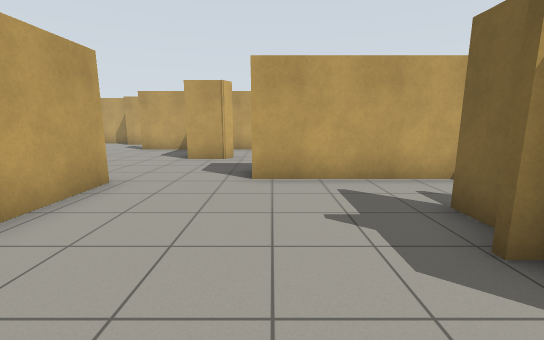
view 1 (above)

14 first-person views from a walk through a robot-simulator world made for Gazebo. The camera is 1.2 m above the floor, tilts 10° down and sees 90° across. The lines on the ground mark 1 m squares. The floor is counted in squares, 1 m on a side. Each view is taken from the middle of a square. On the plan, view 1 faces up. The plan holds only what a view shows up to about 12 squares ahead; the rest is blank.

view 2
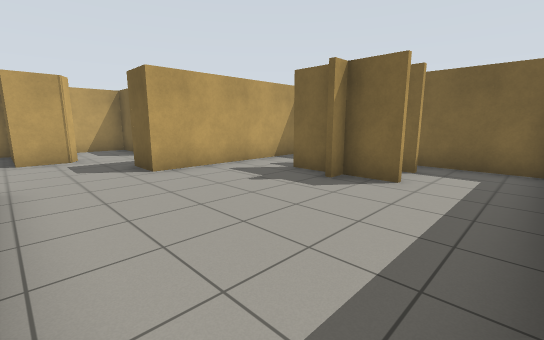

view 3
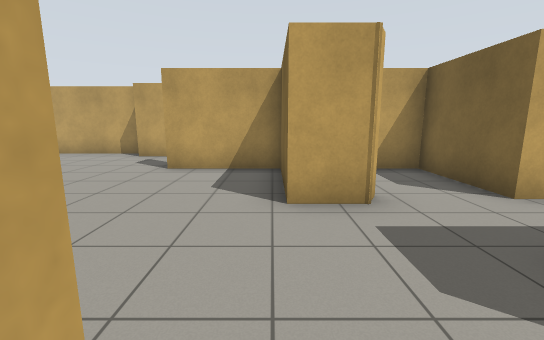

view 4
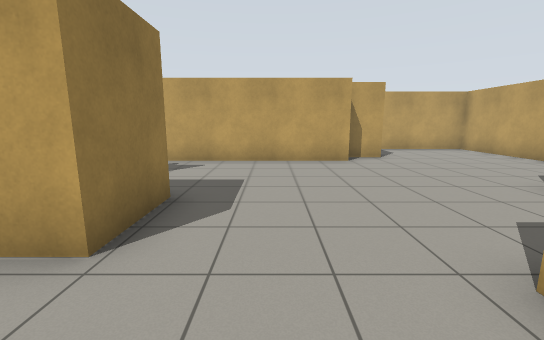

view 5
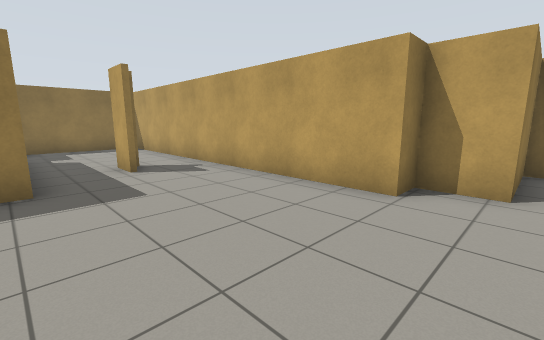

view 6
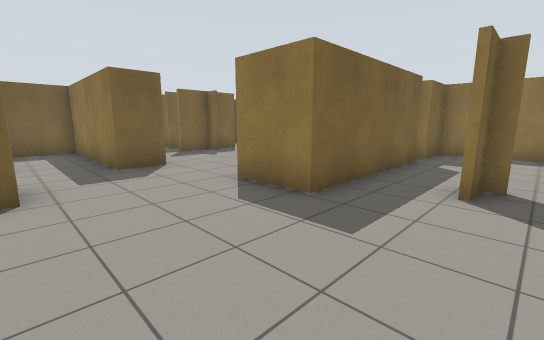

view 7
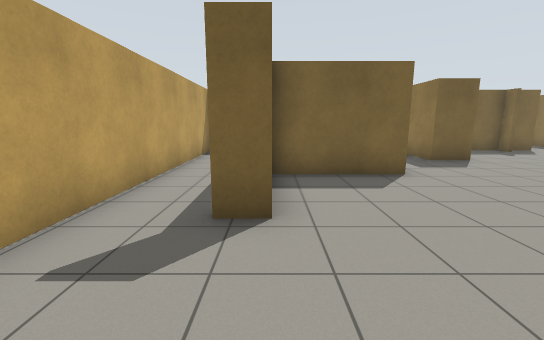

view 8
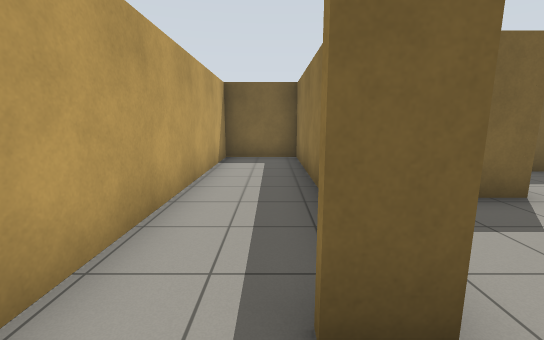

view 9
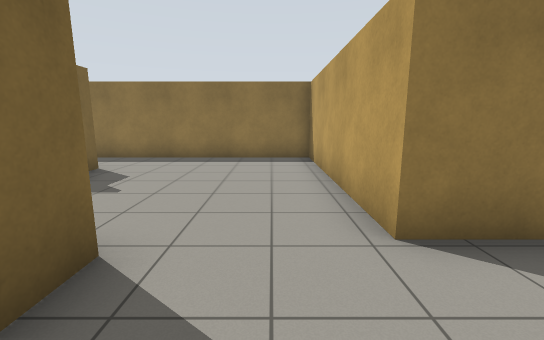

view 10
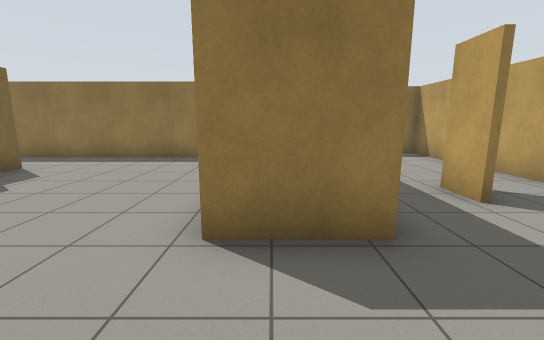

view 11
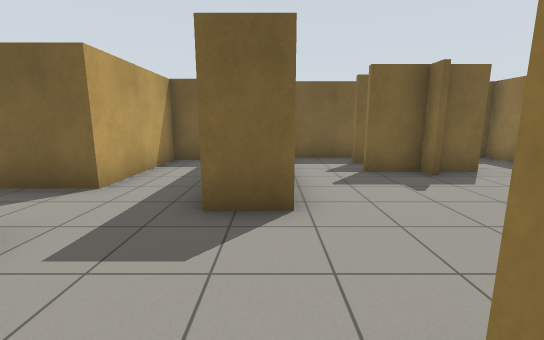

view 12
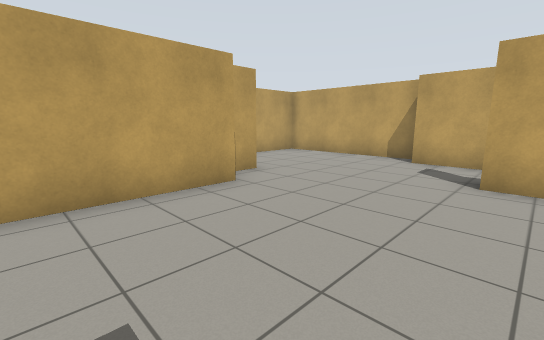

view 13
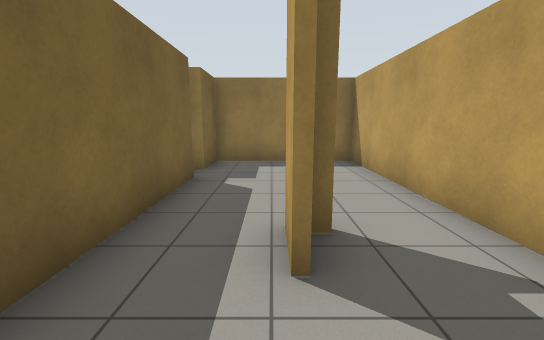

view 14
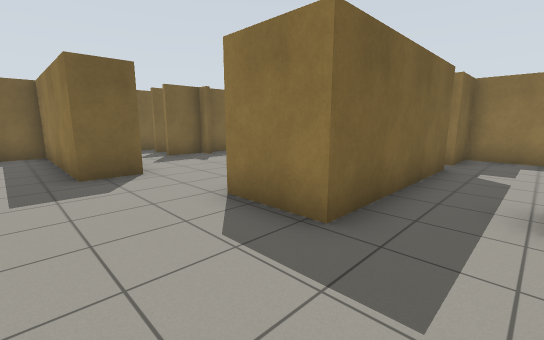

### Floor plan
Points are (right, up) in squares from view 1. A wall is a line through its corners. A room is listed if a view was taken in it or the views show most of it. See-through windows are left out.
Room 1 (views 1, 2, 3, 4, 5, 6, 7, 8, 9, 10, 11, 12, 13, 14)
walls: (-1.3, 9.3) (-1.5, 8.9) (-2.8, 8.9) (-2.8, 12) (-5.7, 12) (-5.7, 12.8); (-7.2, 4.1) (-7.2, 3); (-7.8, 3.2) (-7.3, 3.2) (-7.3, 4.1); (-2.3, 12.1) (2.4, 12.1) (2.4, 14.6) (-7.8, 14.6); (-5.3, 0) (-5.3, 5.4) (-3.3, 5.4) (-3.3, -1.2) (5.2, -1.2) (5.2, 1.5); (2, 2.4) (2.6, 2.4); (2.6, 2.2) (2, 2.2); (2.5, 0.9) (2.5, 3.7); (4.9, 5.7) (-0.4, 5.7) (-0.4, 6.9) (4.7, 6.9) (4.7, 9.1) (0.8, 9.1) (0.8, 12) (-1.8, 12); (-7.9, 15.5) (-13.2, 15.5) (-13.2, 10.8) (-10.3, 10.8) (-10.3, 9.4) (-9.5, 9.4) (-9.5, -2.5) (-5.3, -2.5) (-5.3, -0.9); (5.2, 3.1) (5.2, 5.3)

Positions as (right, up) in squares from view 1, and headings:
1: (0, 0), facing up
2: (-3, -1), facing up-right
3: (-3, 5), facing up
4: (-1, 7), facing left
5: (-5, 11), facing down-left
6: (-8, 9), facing down-right
7: (-9, 12), facing right
8: (-7, 13), facing right
9: (-2, 8), facing down
10: (-4, 8), facing down
11: (-4, 6), facing right
12: (-5, 6), facing up-left
13: (-7, 6), facing down
14: (-7, 8), facing down-right
